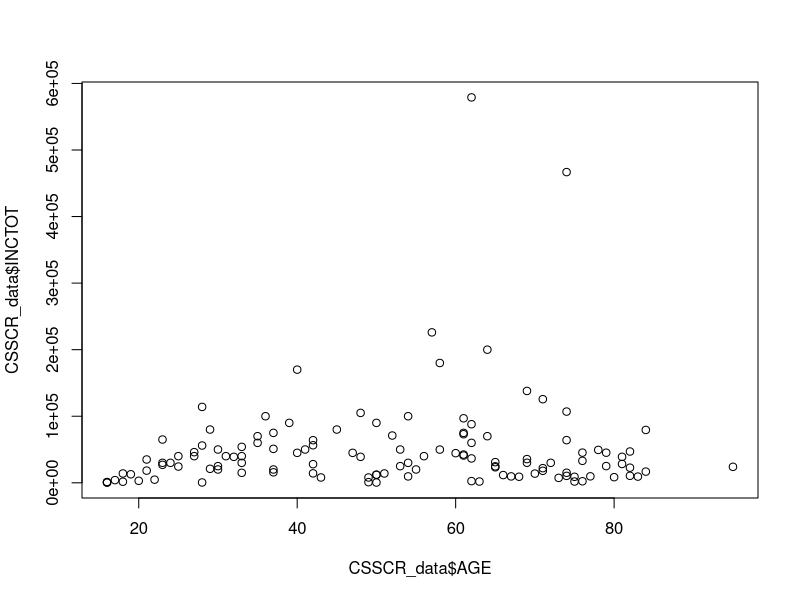
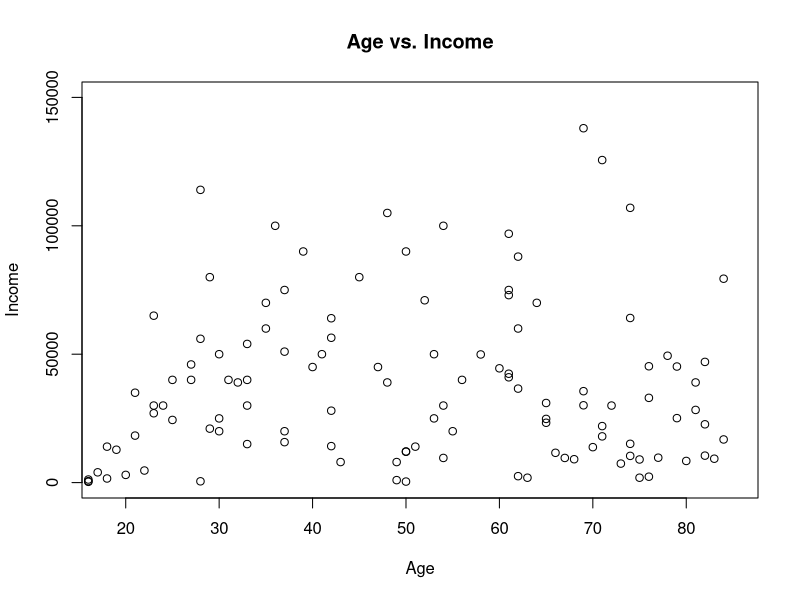
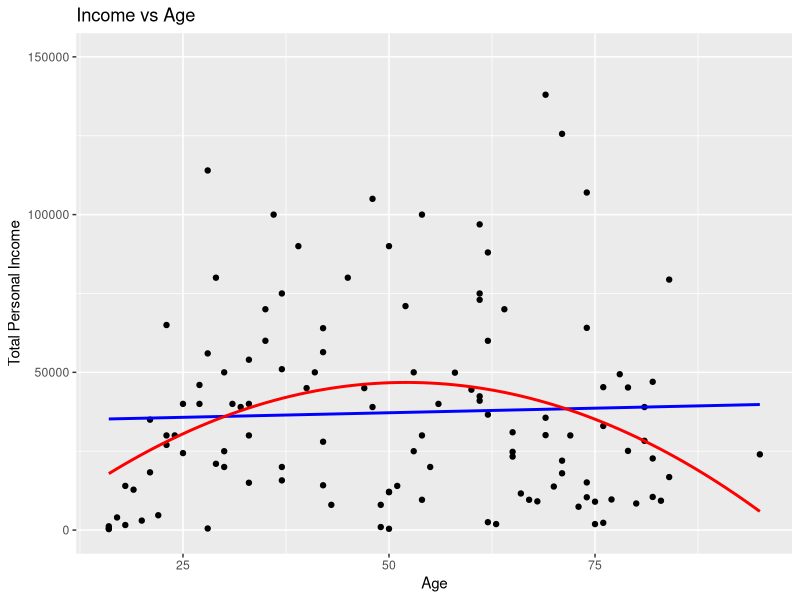

The R source for these figures, in order:
## ---- chunk 1
3+4
2/3
5*2
## ---- chunk 2
2.1
F
"Happy"
"2"

a <- 3
## assign the character 2.1 to object called b
b <- "2.1"
## assign the character hello to object called bb
c <- "happy"
## assign the value of object a to object called c
d <- a
## ---- chunk 3
pi
sqrt(4)
exp(1) # Euler's number
log(1)
sin(3.1415)
tan(3.1415)
## ---- chunk 4
# vector
numbers <- c(1,4,2)

colors <- c("lightgreen", "pink", "blue")

# data frame 
demo_data <- 	data.frame(
  gender = c("Male", "Male","Female"), 
  height = c(152, 171.5, 165), 
  weight = c(81,93, 78),
  age    = c(42,38,26)
  )

# list
mylist <- list(2.1, c(1,3,7), c("abc", "def"), demo_data)

## ---- chunk 5
x <- 5

if (x > 0) {
  print("x is positive")
} else {
  print("x is not positive")
}

## ---- chunk 6
for (i in 1:5) {
  print(i)
}

for (i in c(13,17,19)) {
  print(i)
}

#can use seq too 
seq(1, 10, by = 2)

## ---- chunk 7

# sampled_data <- data[sample(nrow(data), nrow(data) * 0.00005), ]

CSSCR_data <- data.frame(AGE = c(36, 66, 48, 84, 76, 61, 69, 33, 95, 61, 83, 69, 29, 73, 28, 80, 49, 48, 30, 54, 65, 71, 23, 67, 74, 81, 58, 76, 49, 29, 21, 33, 62, 25, 22, 24, 18, 40, 27, 23, 81, 62, 61, 28, 30, 40, 84, 21, 50, 27, 75, 37, 50, 71, 23, 74, 57, 35, 64, 62, 42, 50, 16, 65, 70, 43, 33, 37, 61, 18, 64, 52, 72, 35, 33, 79, 82, 42, 50, 60, 19, 74, 69, 82, 47, 37, 62, 58, 39, 20, 74, 68, 62, 17, 74, 78, 54, 28, 32, 82, 30, 42, 31, 53, 37, 53, 79, 51, 71, 76, 63, 54, 42, 25, 77, 41, 55, 75, 45, 16, 61, 56, 65, 16))


CSSCR_data$INCTOT <- c(100000, 11600, 105000, 79400, 2300, 73000, 138000, 15000, 24000, 96900, 9300, 35600, 21010, 7400, 500, 8430, 960, 39000, 50000, 100000, 31000, 18000, 27000, 9600, 466800, 28300, 49900, 33000, 8000, 80000, 35000, 30000, 2500, 24400, 4700, 30000,
 14000, 45000, 46000, 65000, 39000, 36600, 75000, 56000, 25000, 170000, 16800, 18300, 400, 40000, 1900, 75000, 12000, 125600, 30000, 15100, 226000, 60000, 70000, 60000, 28000, 12130, 570, 23300, 13800, 8000, 54000, 15750, 41000, 1600, 200000, 71000, 30000, 70000, 40000, 45200, 10500, 64000, 90000, 44500, 12800, 64100, 30100, 47000, 45000, 51000, 88000, 180000, 90000, 3000, 10400, 9100, 579000, 4000, 107000, 49400, 9600, 114000, 39000, 22700, 20000, 14200, 40000, 25000, 20000, 50000, 25100, 14000, 22000, 45300, 1900, 30000, 56400, 40000, 9700, 50000, 20000, 9000, 80000, 300, 42400, 40000, 24800, 1200)

## ---- chunk 8
dim(CSSCR_data)
mean(CSSCR_data$INCTOT)
median(CSSCR_data$INCTOT)
mean(CSSCR_data$AGE)
median(CSSCR_data$AGE)
## ---- chunk 9
#install.packages("dplyr")
library(dplyr)
count(CSSCR_data,AGE > 30)
help("count")
#?count

## ---- chunk 10
plot(CSSCR_data$AGE, CSSCR_data$INCTOT)
## ---- chunk 11
plot(CSSCR_data$AGE,
     CSSCR_data$INCTOT, 
     main = "Age vs. Income", 
     xlab = "Age", 
     ylab = "Income",
     ylim = c(0,150000),
     xlim = c(18,85))

?plot
## ---- chunk 12

# Install and load the ggplot2 package
#install.packages("ggplot2")

library(ggplot2)

# Plotting
ggplot(CSSCR_data, aes(x = AGE, y = INCTOT)) +
  geom_point() +  # Scatter plot
  geom_smooth(method = "lm", se = FALSE, color = "blue") +  # Linear fit
  geom_smooth(method = "lm", formula = y ~ poly(x, 2), se = FALSE, color = "red") +  # Quadratic fit
  ylim(0, 150000) + 
  labs(title = "Income vs Age", x = "Age", y = "Total Personal Income")


  
## ---- chunk 13
getwd()
setwd("/Users/dadmehr/R")

# Destination file path (where you want to save the file)
obesity_data <- read.csv("National_Obesity_By_State.csv")

# View the first few rows of the dataset
head(obesity_data)
?head

# Display the last 10 rows of the obesity_data dataframe
tail(obesity_data, n = 10) 
?tail

# Summarize statistics of each column in obesity_data
summary(obesity_data)
?summary

# Sort obesity_data by Obesity in ascending order
?order
obesity_data_sorted_1 <- obesity_data[order(obesity_data$Obesity), ]

# Sort obesity_data by Obesity in descending order
obesity_data_sorted_1 <- obesity_data[order(obesity_data$Obesity, decreasing = TRUE), ]

# later with %>% -- preferred way 
library(dplyr)
obesity_data_sorted_2 <- obesity_data %>% arrange(Obesity)
?arrange

## ---- chunk 14
# Load the dplyr package
library(dplyr)

obesity_data %>%
  filter(Obesity > 34) %>%
  arrange(desc(Obesity))

## ---- chunk 15

arrange(filter(obesity_data, Obesity > 34), desc(Obesity))

